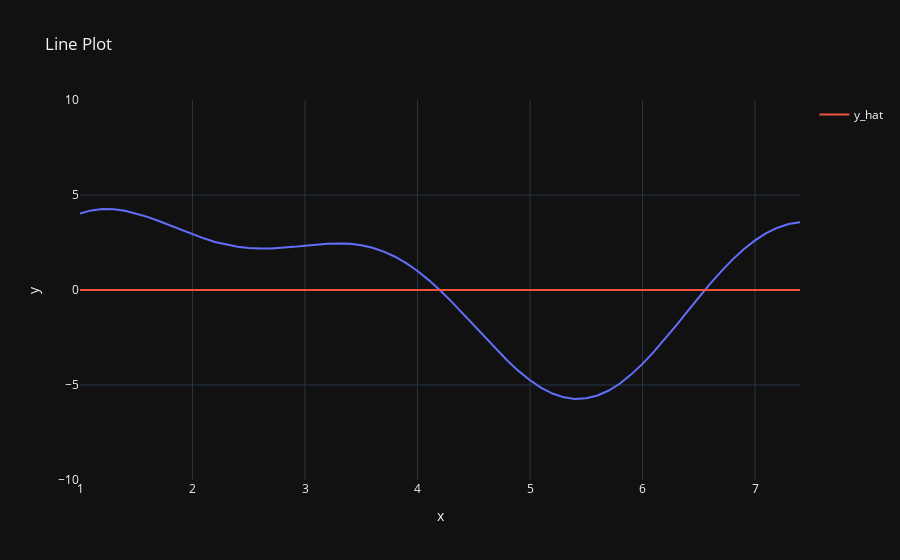

The notebook cell this image was saved under:
### Markdown cell above
# Task 4 -- Revisit the Fortuna Algorithm

Below is a implementation of Fortuna that uses fits linear function $f_{\theta} = a x + b$ where $\theta = \{a,b\}$ to a function $g(x)$.  
However, as is evidently from the graph, $g(x)$ is not a linear function.  

1) Change the code to instead use $f_{\theta}(x) = \sum\limits_{k=1}^{3} \Psi_k \sin(\gamma_k (x + \omega_k)) $.  
  Such that $|\theta| = 9$, where each parameter $c$ in $\theta$ is in $[-4. 4]$.  
That is, $f_{\theta}(x)$ is a sum of three sin terms. **Do not change the range of the sample\_theta function.**

3) However, it seems Fortuna (on average) struggles to find the optimal parameters $\theta$.  
Therefore you will have to innovate and change the Fortuna algorithm so that it faster finds "better solutions".
What changes did you make and **why** did you make them, and how did you measure how efficient these changes were?  
A excellent solution here will have an expected best loss of less than 5 using 100000 guesses. (take the average over 100 runs).
**But ANY improvment is sufficient to pass!**  


4) [**Optional**] Develop a multiprocces implemention of the Fortuna algorithm using python's multiprocessing library (https://docs.python.org/3/library/multiprocessing.html).  
How are the speed ups? Are Fortuna really suited to parallel execution?

### Code cell
%%time
# the magic %%time has to be the first line in the cell, and reports the total exec time of the cell.

import random
import numpy as np
import plotly.express as px
import tqdm
import numba

@numba.jit(nopython=True)
def predict(x, theta):
    # change to sum of 3 sin() terms. 
    # use np.sin() and not math.sin().

    y = np.ones_like(x)

    for i, x_k in enumerate(x):
        acc: float = 0
        for k in range(0, 9, 3):
            acc += theta[k]*np.sin(theta[k+1]*(x_k + theta[k+2]))
        y[i] = acc
    return y

@numba.jit(nopython=True)
def sample_theta(size_of_theta):
    # Do NOT CHANGE.
    theta = np.random.uniform(-4, 4, size=size_of_theta)
    return theta

@numba.jit(nopython=True)
def get_loss(y_hat, ys):
    # No change needed.
    loss = ((y_hat - ys)**2).sum()
    return loss


xs = np.array([1.0, 1.1, 1.2, 1.3, 1.4, 1.5, 1.6, 1.7, 1.8, 1.9, 2.0, 2.1, 2.2, 2.3, 2.4, 2.5, 2.6, 2.7, 2.8, 2.9, 3.0, 3.1, 3.2, 3.3, 3.4, 3.5, 3.6, 3.7, 3.8, 3.9, 4.0, 4.1, 4.2, 4.3, 4.4, 4.5, 4.6, 4.7, 4.8, 4.9, 5.0, 5.1, 5.2, 5.3, 5.4, 5.5, 5.6, 5.7, 5.8, 5.9, 6.0, 6.1, 6.2, 6.3, 6.4, 6.5, 6.6, 6.7, 6.8, 6.9, 7.0, 7.1, 7.2, 7.3, 7.4])
ys = np.array([4.03, 4.19, 4.26, 4.25, 4.17, 4.03, 3.85, 3.63, 3.40, 3.16, 2.93, 2.72, 2.53, 2.39, 2.28, 2.21, 2.18, 2.19, 2.22, 2.27, 2.33, 2.39, 2.44, 2.45, 2.43, 2.36, 2.22, 2.02, 1.75, 1.41, 1.00, 0.52, -0.01, -0.60, -1.22, -1.86, -2.50, -3.13, -3.72, -4.27, -4.75, -5.15, -5.45, -5.65, -5.74, -5.70, -5.55, -5.29, -4.92, -4.44, -3.89, -3.26, -2.58, -1.86, -1.12, -0.39, 0.32, 0.98, 1.60, 2.14, 2.61, 2.99, 3.28, 3.47, 3.57])

# change to the size of theta ( 9 )
n_params = 9

best_loss = float('inf')
best_theta = sample_theta(n_params)

thetas = list()

loss_list = list()
for _ in tqdm.tqdm(range(10)):

    for _ in range(100000):
        curr_theta = sample_theta(n_params)

        y_hat = predict(xs, curr_theta)
        curr_loss = get_loss(y_hat, ys)

        if best_loss > curr_loss:
            best_loss = curr_loss
            best_theta = curr_theta

        curr_theta = best_theta
        for i in range(len(best_theta)):
            curr_theta[i] *= random.choice([0.9, 1, 1.1])
        y_hat = predict(y_hat, ys)

        curr_loss = get_loss(y_hat, ys)

        if best_loss > curr_loss:
            best_loss = curr_loss
            best_theta = curr_theta

    loss_list.append(best_loss)

print(np.sum(loss_list) / 10)
"""
for permutation in itertools.permutations(thetas):
    for theta in permutation:
        y_hat = predict(xs, theta)
        curr_loss = get_loss(y_hat, ys)

        if best_loss > curr_loss:
            print("yes")
"""
print(len(thetas))
print("best loss:", best_loss)
print("theta:", best_theta)

    
fig = px.line(x=xs, y=ys, title="Line Plot")
fig.add_scatter(x=xs, y=predict(xs, best_theta), mode='lines', name="y_hat")
fig.update_layout(xaxis_range=[xs.min(),xs.max()], yaxis_range=[-10,10])
fig.show()

### Figure 1 — Plotly figure (JSON) as saved in the notebook; plotly's stock layout.template omitted (floating-point values rounded to 4 significant figures)
{"data": [{"hovertemplate": "x=%{x}<br>y=%{y}<extra></extra>", "legendgroup": "", "line": {"color": "#636efa", "dash": "solid"}, "marker": {"symbol": "circle"}, "mode": "lines", "name": "", "orientation": "v", "showlegend": false, "x": [1.0, 1.1, 1.2, 1.3, 1.4, 1.5, 1.6, 1.7, 1.8, 1.9, 2.0, 2.1, 2.2, 2.3, 2.4, 2.5, 2.6, 2.7, 2.8, 2.9, 3.0, 3.1, 3.2, 3.3, 3.4, 3.5, 3.6, 3.7, 3.8, 3.9, 4.0, 4.1, 4.2, 4.3, 4.4, 4.5, 4.6, 4.7, 4.8, 4.9, 5.0, 5.1, 5.2, 5.3, 5.4, 5.5, 5.6, 5.7, 5.8, 5.9, 6.0, 6.1, 6.2, 6.3, 6.4, 6.5, 6.6, 6.7, 6.8, 6.9, 7.0, 7.1, 7.2, 7.3, 7.4], "xaxis": "x", "y": [4.03, 4.19, 4.26, 4.25, 4.17, 4.03, 3.85, 3.63, 3.4, 3.16, 2.93, 2.72, 2.53, 2.39, 2.28, 2.21, 2.18, 2.19, 2.22, 2.27, 2.33, 2.39, 2.44, 2.45, 2.43, 2.36, 2.22, 2.02, 1.75, 1.41, 1.0, 0.52, -0.01, -0.6, -1.22, -1.86, -2.5, -3.13, -3.72, -4.27, -4.75, -5.15, -5.45, -5.65, -5.74, -5.7, -5.55, -5.29, -4.92, -4.44, -3.89, -3.26, -2.58, -1.86, -1.12, -0.39, 0.32, 0.98, 1.6, 2.14, 2.61, 2.99, 3.28, 3.47, 3.57], "yaxis": "y", "type": "scatter"}, {"mode": "lines", "name": "y_hat", "x": [1.0, 1.1, 1.2, 1.3, 1.4, 1.5, 1.6, 1.7, 1.8, 1.9, 2.0, 2.1, 2.2, 2.3, 2.4, 2.5, 2.6, 2.7, 2.8, 2.9, 3.0, 3.1, 3.2, 3.3, 3.4, 3.5, 3.6, 3.7, 3.8, 3.9, 4.0, 4.1, 4.2, 4.3, 4.4, 4.5, 4.6, 4.7, 4.8, 4.9, 5.0, 5.1, 5.2, 5.3, 5.4, 5.5, 5.6, 5.7, 5.8, 5.9, 6.0, 6.1, 6.2, 6.3, 6.4, 6.5, 6.6, 6.7, 6.8, 6.9, 7.0, 7.1, 7.2, 7.3, 7.4], "y": [0.0, 0.0, 0.0, 0.0, 0.0, 0.0, 0.0, 0.0, 0.0, 0.0, 0.0, 0.0, 0.0, 0.0, 0.0, 0.0, 0.0, 0.0, 0.0, 0.0, 0.0, 0.0, 0.0, 0.0, 0.0, 0.0, 0.0, 0.0, 0.0, 0.0, 0.0, 0.0, 0.0, 0.0, 0.0, 0.0, 0.0, 0.0, 0.0, 0.0, 0.0, 0.0, 0.0, 0.0, 0.0, 0.0, 0.0, 0.0, 0.0, 0.0, 0.0, 0.0, 0.0, 0.0, 0.0, 0.0, 0.0, 0.0, 0.0, 0.0, 0.0, 0.0, 0.0, 0.0, 0.0], "type": "scatter"}], "layout": {"xaxis": {"anchor": "y", "domain": [0.0, 1.0], "title": {"text": "x"}, "range": [1.0, 7.4]}, "yaxis": {"anchor": "x", "domain": [0.0, 1.0], "title": {"text": "y"}, "range": [-10, 10]}, "legend": {"tracegroupgap": 0}, "title": {"text": "Line Plot"}}}
